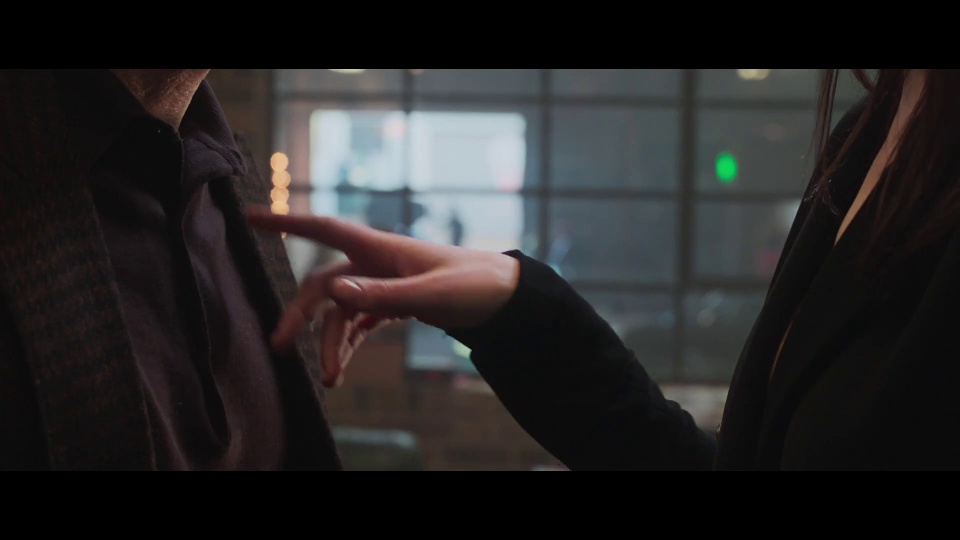
#> input picture ImgKMeanImg/testfile/Test105.jpg, 1920 x 1080 px, given in place of Test2_reshape.jpg, which was not available (shown at 1/2 size)
$ python main.py   (older library calls are emulated)
#> lines starting #> are read from the running program, lines starting #| are printed output that depends on the picture
### ImgKMeanImg/pic_utils.py
'''
To cluster the image through K-mean using the OpenCV package
url = "https://www.pyimagesearch.com/2014/05/26/opencv-python-k-means-color-clustering/"
'''
# import the necessary packages
import numpy as np
from sklearn.cluster import KMeans
import matplotlib.pyplot as plt
import cv2
from PIL import Image
import PIL


class pic_utils:

    def kmeans_cluster(img, clr_num, save=False, save_name="out.jpg"):
        # load the image and convert it from BGR to RGB so that
        # we can dispaly it with matplotlib
#> called with img = 'testfile-out/Test2_reshape.jpg', clr_num = 10, save = True, save_name = 'cache/temp.jpg'
        image = cv2.imread(img)
#> image is the input picture: shape (1080, 1920, 3); mean B, G, R 37.2, 37, 38.5
        image = cv2.cvtColor(image, cv2.COLOR_BGR2RGB)
        # show our image
        plt.figure()
        # plt.axis("off")
        plt.imshow(image)

        # reshape the image to be a list of pixels
        image = image.reshape((image.shape[0] * image.shape[1], 3))
        clt = KMeans(n_clusters=clr_num)
        clt.fit(image)
        # build a histogram of clusters and then create a figure
        # representing the number of pixels labeled to each color
        hist = pic_utils.centroid_histogram(clt)
        bar = pic_utils.plot_colors(hist, clt.cluster_centers_)
        # show our color bart
        res = plt.figure()
        plt.axis("off")
        plt.imshow(bar)
        # plt.show()
        # save the file
        if (save):
            res.savefig(save_name)
        plt.close('all')

    def centroid_histogram(clt):
        # grab the number of different clusters and create a histogram
        # based on the number of pixels assigned to each cluster
        num_labels = np.arange(0, len(np.unique(clt.labels_)) + 1)
        (hist, _) = np.histogram(clt.labels_, bins=num_labels)
        # normalize the histogram, such that it sums to one
        hist = hist.astype("float")
        hist /= hist.sum()
        # return the histogram
        return hist

    def plot_colors(hist, centroids):
        # initialize the bar chart representing the relative frequency
        # of each of the colors
        bar = np.zeros((50, 300, 3), dtype="uint8")
        startX = 0
        # loop over the percentage of each cluster and the color of
        # each cluster
        for (percent, color) in zip(hist, centroids):
            # plot the relative percentage of each cluster
            endX = startX + (percent * 300)
            cv2.rectangle(bar, (int(startX), 0), (int(endX), 50),
                          color.astype("uint8").tolist(), -1)

            startX = endX
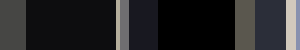
#> bar: shape (50, 300, 3); mean of channels 0, 1, 2 38.7, 37.1, 37.2; drawn as B, G, R

        # return the bar chart
        return bar

    def img_color_compare(i1_dic, i2_dic):
#> called with i1_dic = 'cache/temp.jpg', i2_dic = 'testfile-out/Test1_reshape_out.jpg'
        i1 = Image.open(i1_dic)
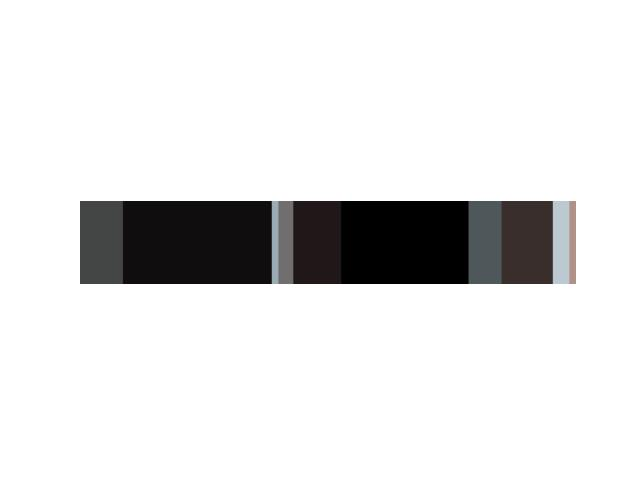
#> i1: PIL image 640x480 RGB; mean R, G, B 226, 225.8, 225.9
        i2 = Image.open(i2_dic)
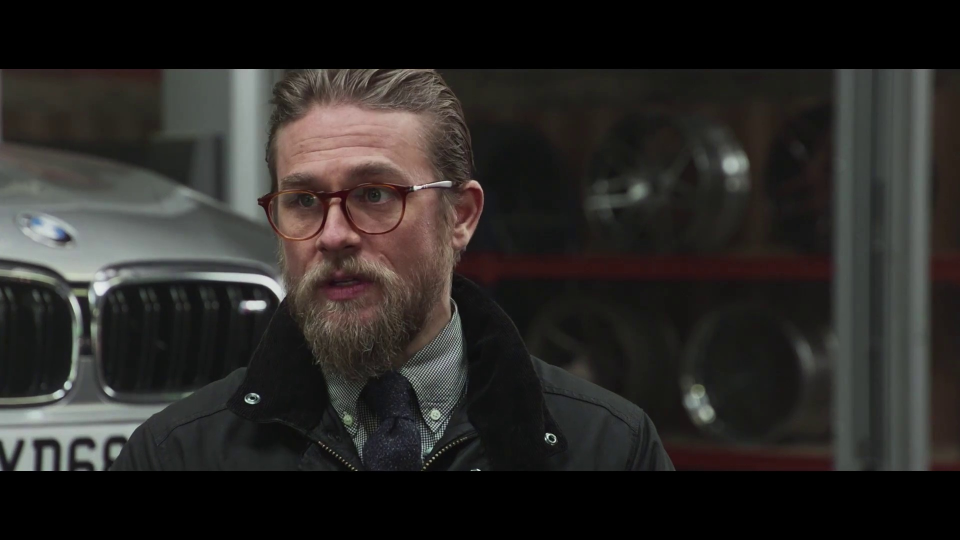
#> input picture ImgKMeanImg/testfile/Test117.jpg, 1920 x 1080 px, given in place of Test1_reshape_out.jpg, which was not available (shown at 1/2 size)
#> i2 is the input picture: PIL image 1920x1080 RGB; mean R, G, B 43, 40.7, 38.3
        # i1 = i1.resize((100, 100), PIL.Image.ANTIALIAS)
        # i2 = i2.resize((100, 100), PIL.Image.ANTIALIAS)
        assert i1.mode == i2.mode, "Different kinds of images."
#> (the run stopped early here; a loop or call above may not have finished)
